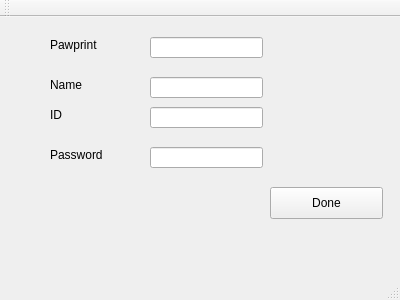
<?xml version="1.0" encoding="UTF-8"?>
<ui version="4.0">
 <class>MainWindow</class>
 <widget class="QMainWindow" name="MainWindow">
  <property name="geometry">
   <rect>
    <x>0</x>
    <y>0</y>
    <width>400</width>
    <height>300</height>
   </rect>
  </property>
  <property name="windowTitle">
   <string>MainWindow</string>
  </property>
  <widget class="QWidget" name="centralWidget">
   <widget class="QLabel" name="label_Pawprint">
    <property name="geometry">
     <rect>
      <x>50</x>
      <y>20</y>
      <width>60</width>
      <height>16</height>
     </rect>
    </property>
    <property name="text">
     <string>Pawprint</string>
    </property>
   </widget>
   <widget class="QLabel" name="label_Name">
    <property name="geometry">
     <rect>
      <x>50</x>
      <y>60</y>
      <width>60</width>
      <height>16</height>
     </rect>
    </property>
    <property name="text">
     <string>Name</string>
    </property>
   </widget>
   <widget class="QLabel" name="label_ID">
    <property name="geometry">
     <rect>
      <x>50</x>
      <y>90</y>
      <width>60</width>
      <height>16</height>
     </rect>
    </property>
    <property name="text">
     <string>ID</string>
    </property>
   </widget>
   <widget class="QLabel" name="label_Password">
    <property name="geometry">
     <rect>
      <x>50</x>
      <y>130</y>
      <width>60</width>
      <height>16</height>
     </rect>
    </property>
    <property name="text">
     <string>Password</string>
    </property>
   </widget>
   <widget class="QLineEdit" name="lineEdit_Pawprint">
    <property name="geometry">
     <rect>
      <x>150</x>
      <y>20</y>
      <width>113</width>
      <height>21</height>
     </rect>
    </property>
   </widget>
   <widget class="QLineEdit" name="lineEdit_Name">
    <property name="geometry">
     <rect>
      <x>150</x>
      <y>60</y>
      <width>113</width>
      <height>21</height>
     </rect>
    </property>
   </widget>
   <widget class="QLineEdit" name="lineEdit_ID">
    <property name="geometry">
     <rect>
      <x>150</x>
      <y>90</y>
      <width>113</width>
      <height>21</height>
     </rect>
    </property>
   </widget>
   <widget class="QLineEdit" name="lineEdit_Password">
    <property name="geometry">
     <rect>
      <x>150</x>
      <y>130</y>
      <width>113</width>
      <height>21</height>
     </rect>
    </property>
   </widget>
   <widget class="QPushButton" name="pushButton">
    <property name="geometry">
     <rect>
      <x>270</x>
      <y>170</y>
      <width>113</width>
      <height>32</height>
     </rect>
    </property>
    <property name="text">
     <string>Done</string>
    </property>
   </widget>
  </widget>
  <widget class="QMenuBar" name="menuBar">
   <property name="geometry">
    <rect>
     <x>0</x>
     <y>0</y>
     <width>400</width>
     <height>22</height>
    </rect>
   </property>
  </widget>
  <widget class="QToolBar" name="mainToolBar">
   <attribute name="toolBarArea">
    <enum>TopToolBarArea</enum>
   </attribute>
   <attribute name="toolBarBreak">
    <bool>false</bool>
   </attribute>
  </widget>
  <widget class="QStatusBar" name="statusBar"/>
 </widget>
 <layoutdefault spacing="6" margin="11"/>
 <resources/>
 <connections/>
</ui>
